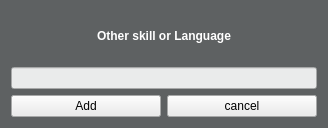
<?xml version="1.0" encoding="UTF-8"?>
<ui version="4.0">
 <class>skills_form</class>
 <widget class="QWidget" name="skills_form">
  <property name="geometry">
   <rect>
    <x>0</x>
    <y>0</y>
    <width>328</width>
    <height>128</height>
   </rect>
  </property>
  <property name="palette">
   <palette>
    <active>
     <colorrole role="WindowText">
      <brush brushstyle="SolidPattern">
       <color alpha="255">
        <red>255</red>
        <green>255</green>
        <blue>255</blue>
       </color>
      </brush>
     </colorrole>
     <colorrole role="Button">
      <brush brushstyle="SolidPattern">
       <color alpha="255">
        <red>94</red>
        <green>97</green>
        <blue>98</blue>
       </color>
      </brush>
     </colorrole>
     <colorrole role="Light">
      <brush brushstyle="SolidPattern">
       <color alpha="255">
        <red>141</red>
        <green>146</green>
        <blue>147</blue>
       </color>
      </brush>
     </colorrole>
     <colorrole role="Midlight">
      <brush brushstyle="SolidPattern">
       <color alpha="255">
        <red>117</red>
        <green>121</green>
        <blue>122</blue>
       </color>
      </brush>
     </colorrole>
     <colorrole role="Dark">
      <brush brushstyle="SolidPattern">
       <color alpha="255">
        <red>47</red>
        <green>48</green>
        <blue>49</blue>
       </color>
      </brush>
     </colorrole>
     <colorrole role="Mid">
      <brush brushstyle="SolidPattern">
       <color alpha="255">
        <red>62</red>
        <green>64</green>
        <blue>65</blue>
       </color>
      </brush>
     </colorrole>
     <colorrole role="Text">
      <brush brushstyle="SolidPattern">
       <color alpha="255">
        <red>255</red>
        <green>255</green>
        <blue>255</blue>
       </color>
      </brush>
     </colorrole>
     <colorrole role="BrightText">
      <brush brushstyle="SolidPattern">
       <color alpha="255">
        <red>255</red>
        <green>255</green>
        <blue>255</blue>
       </color>
      </brush>
     </colorrole>
     <colorrole role="ButtonText">
      <brush brushstyle="SolidPattern">
       <color alpha="255">
        <red>255</red>
        <green>255</green>
        <blue>255</blue>
       </color>
      </brush>
     </colorrole>
     <colorrole role="Base">
      <brush brushstyle="SolidPattern">
       <color alpha="255">
        <red>0</red>
        <green>0</green>
        <blue>0</blue>
       </color>
      </brush>
     </colorrole>
     <colorrole role="Window">
      <brush brushstyle="SolidPattern">
       <color alpha="255">
        <red>94</red>
        <green>97</green>
        <blue>98</blue>
       </color>
      </brush>
     </colorrole>
     <colorrole role="Shadow">
      <brush brushstyle="SolidPattern">
       <color alpha="255">
        <red>0</red>
        <green>0</green>
        <blue>0</blue>
       </color>
      </brush>
     </colorrole>
     <colorrole role="AlternateBase">
      <brush brushstyle="SolidPattern">
       <color alpha="255">
        <red>47</red>
        <green>48</green>
        <blue>49</blue>
       </color>
      </brush>
     </colorrole>
     <colorrole role="ToolTipBase">
      <brush brushstyle="SolidPattern">
       <color alpha="255">
        <red>255</red>
        <green>255</green>
        <blue>220</blue>
       </color>
      </brush>
     </colorrole>
     <colorrole role="ToolTipText">
      <brush brushstyle="SolidPattern">
       <color alpha="255">
        <red>0</red>
        <green>0</green>
        <blue>0</blue>
       </color>
      </brush>
     </colorrole>
     <colorrole role="PlaceholderText">
      <brush brushstyle="SolidPattern">
       <color alpha="128">
        <red>255</red>
        <green>255</green>
        <blue>255</blue>
       </color>
      </brush>
     </colorrole>
    </active>
    <inactive>
     <colorrole role="WindowText">
      <brush brushstyle="SolidPattern">
       <color alpha="255">
        <red>255</red>
        <green>255</green>
        <blue>255</blue>
       </color>
      </brush>
     </colorrole>
     <colorrole role="Button">
      <brush brushstyle="SolidPattern">
       <color alpha="255">
        <red>94</red>
        <green>97</green>
        <blue>98</blue>
       </color>
      </brush>
     </colorrole>
     <colorrole role="Light">
      <brush brushstyle="SolidPattern">
       <color alpha="255">
        <red>141</red>
        <green>146</green>
        <blue>147</blue>
       </color>
      </brush>
     </colorrole>
     <colorrole role="Midlight">
      <brush brushstyle="SolidPattern">
       <color alpha="255">
        <red>117</red>
        <green>121</green>
        <blue>122</blue>
       </color>
      </brush>
     </colorrole>
     <colorrole role="Dark">
      <brush brushstyle="SolidPattern">
       <color alpha="255">
        <red>47</red>
        <green>48</green>
        <blue>49</blue>
       </color>
      </brush>
     </colorrole>
     <colorrole role="Mid">
      <brush brushstyle="SolidPattern">
       <color alpha="255">
        <red>62</red>
        <green>64</green>
        <blue>65</blue>
       </color>
      </brush>
     </colorrole>
     <colorrole role="Text">
      <brush brushstyle="SolidPattern">
       <color alpha="255">
        <red>255</red>
        <green>255</green>
        <blue>255</blue>
       </color>
      </brush>
     </colorrole>
     <colorrole role="BrightText">
      <brush brushstyle="SolidPattern">
       <color alpha="255">
        <red>255</red>
        <green>255</green>
        <blue>255</blue>
       </color>
      </brush>
     </colorrole>
     <colorrole role="ButtonText">
      <brush brushstyle="SolidPattern">
       <color alpha="255">
        <red>255</red>
        <green>255</green>
        <blue>255</blue>
       </color>
      </brush>
     </colorrole>
     <colorrole role="Base">
      <brush brushstyle="SolidPattern">
       <color alpha="255">
        <red>0</red>
        <green>0</green>
        <blue>0</blue>
       </color>
      </brush>
     </colorrole>
     <colorrole role="Window">
      <brush brushstyle="SolidPattern">
       <color alpha="255">
        <red>94</red>
        <green>97</green>
        <blue>98</blue>
       </color>
      </brush>
     </colorrole>
     <colorrole role="Shadow">
      <brush brushstyle="SolidPattern">
       <color alpha="255">
        <red>0</red>
        <green>0</green>
        <blue>0</blue>
       </color>
      </brush>
     </colorrole>
     <colorrole role="AlternateBase">
      <brush brushstyle="SolidPattern">
       <color alpha="255">
        <red>47</red>
        <green>48</green>
        <blue>49</blue>
       </color>
      </brush>
     </colorrole>
     <colorrole role="ToolTipBase">
      <brush brushstyle="SolidPattern">
       <color alpha="255">
        <red>255</red>
        <green>255</green>
        <blue>220</blue>
       </color>
      </brush>
     </colorrole>
     <colorrole role="ToolTipText">
      <brush brushstyle="SolidPattern">
       <color alpha="255">
        <red>0</red>
        <green>0</green>
        <blue>0</blue>
       </color>
      </brush>
     </colorrole>
     <colorrole role="PlaceholderText">
      <brush brushstyle="SolidPattern">
       <color alpha="128">
        <red>255</red>
        <green>255</green>
        <blue>255</blue>
       </color>
      </brush>
     </colorrole>
    </inactive>
    <disabled>
     <colorrole role="WindowText">
      <brush brushstyle="SolidPattern">
       <color alpha="255">
        <red>47</red>
        <green>48</green>
        <blue>49</blue>
       </color>
      </brush>
     </colorrole>
     <colorrole role="Button">
      <brush brushstyle="SolidPattern">
       <color alpha="255">
        <red>94</red>
        <green>97</green>
        <blue>98</blue>
       </color>
      </brush>
     </colorrole>
     <colorrole role="Light">
      <brush brushstyle="SolidPattern">
       <color alpha="255">
        <red>141</red>
        <green>146</green>
        <blue>147</blue>
       </color>
      </brush>
     </colorrole>
     <colorrole role="Midlight">
      <brush brushstyle="SolidPattern">
       <color alpha="255">
        <red>117</red>
        <green>121</green>
        <blue>122</blue>
       </color>
      </brush>
     </colorrole>
     <colorrole role="Dark">
      <brush brushstyle="SolidPattern">
       <color alpha="255">
        <red>47</red>
        <green>48</green>
        <blue>49</blue>
       </color>
      </brush>
     </colorrole>
     <colorrole role="Mid">
      <brush brushstyle="SolidPattern">
       <color alpha="255">
        <red>62</red>
        <green>64</green>
        <blue>65</blue>
       </color>
      </brush>
     </colorrole>
     <colorrole role="Text">
      <brush brushstyle="SolidPattern">
       <color alpha="255">
        <red>47</red>
        <green>48</green>
        <blue>49</blue>
       </color>
      </brush>
     </colorrole>
     <colorrole role="BrightText">
      <brush brushstyle="SolidPattern">
       <color alpha="255">
        <red>255</red>
        <green>255</green>
        <blue>255</blue>
       </color>
      </brush>
     </colorrole>
     <colorrole role="ButtonText">
      <brush brushstyle="SolidPattern">
       <color alpha="255">
        <red>47</red>
        <green>48</green>
        <blue>49</blue>
       </color>
      </brush>
     </colorrole>
     <colorrole role="Base">
      <brush brushstyle="SolidPattern">
       <color alpha="255">
        <red>94</red>
        <green>97</green>
        <blue>98</blue>
       </color>
      </brush>
     </colorrole>
     <colorrole role="Window">
      <brush brushstyle="SolidPattern">
       <color alpha="255">
        <red>94</red>
        <green>97</green>
        <blue>98</blue>
       </color>
      </brush>
     </colorrole>
     <colorrole role="Shadow">
      <brush brushstyle="SolidPattern">
       <color alpha="255">
        <red>0</red>
        <green>0</green>
        <blue>0</blue>
       </color>
      </brush>
     </colorrole>
     <colorrole role="AlternateBase">
      <brush brushstyle="SolidPattern">
       <color alpha="255">
        <red>94</red>
        <green>97</green>
        <blue>98</blue>
       </color>
      </brush>
     </colorrole>
     <colorrole role="ToolTipBase">
      <brush brushstyle="SolidPattern">
       <color alpha="255">
        <red>255</red>
        <green>255</green>
        <blue>220</blue>
       </color>
      </brush>
     </colorrole>
     <colorrole role="ToolTipText">
      <brush brushstyle="SolidPattern">
       <color alpha="255">
        <red>0</red>
        <green>0</green>
        <blue>0</blue>
       </color>
      </brush>
     </colorrole>
     <colorrole role="PlaceholderText">
      <brush brushstyle="SolidPattern">
       <color alpha="128">
        <red>255</red>
        <green>255</green>
        <blue>255</blue>
       </color>
      </brush>
     </colorrole>
    </disabled>
   </palette>
  </property>
  <property name="windowTitle">
   <string>Form</string>
  </property>
  <layout class="QGridLayout" name="gridLayout">
   <item row="0" column="0" colspan="2">
    <widget class="QLabel" name="label">
     <property name="font">
      <font>
       <weight>75</weight>
       <bold>true</bold>
      </font>
     </property>
     <property name="text">
      <string>Other skill or Language</string>
     </property>
     <property name="alignment">
      <set>Qt::AlignCenter</set>
     </property>
    </widget>
   </item>
   <item row="1" column="0" colspan="2">
    <widget class="QLineEdit" name="skills_input">
     <property name="styleSheet">
      <string notr="true">background-color:#eaebeb; color:black;</string>
     </property>
    </widget>
   </item>
   <item row="2" column="0">
    <widget class="QPushButton" name="add_button">
     <property name="styleSheet">
      <string notr="true">background-color:#eaebeb;</string>
     </property>
     <property name="text">
      <string>Add</string>
     </property>
    </widget>
   </item>
   <item row="2" column="1">
    <widget class="QPushButton" name="cancel_button">
     <property name="styleSheet">
      <string notr="true">background-color:#eaebeb;</string>
     </property>
     <property name="text">
      <string>cancel</string>
     </property>
    </widget>
   </item>
  </layout>
 </widget>
 <resources/>
 <connections/>
</ui>
